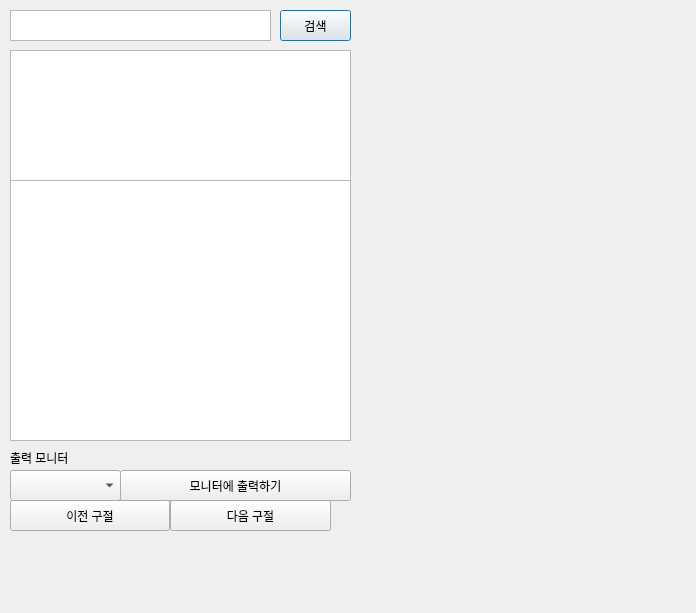
<?xml version="1.0" encoding="UTF-8"?>
<ui version="4.0">
 <class>Dialog</class>
 <widget class="QDialog" name="Dialog">
  <property name="geometry">
   <rect>
    <x>0</x>
    <y>0</y>
    <width>696</width>
    <height>613</height>
   </rect>
  </property>
  <property name="windowTitle">
   <string>Dialog</string>
  </property>
  <widget class="QTextEdit" name="textEdit">
   <property name="geometry">
    <rect>
     <x>10</x>
     <y>10</y>
     <width>261</width>
     <height>31</height>
    </rect>
   </property>
  </widget>
  <widget class="QPushButton" name="pushButton">
   <property name="geometry">
    <rect>
     <x>280</x>
     <y>10</y>
     <width>71</width>
     <height>31</height>
    </rect>
   </property>
   <property name="text">
    <string>검색</string>
   </property>
  </widget>
  <widget class="QListView" name="listView">
   <property name="geometry">
    <rect>
     <x>10</x>
     <y>50</y>
     <width>341</width>
     <height>131</height>
    </rect>
   </property>
  </widget>
  <widget class="QComboBox" name="comboBox">
   <property name="geometry">
    <rect>
     <x>10</x>
     <y>470</y>
     <width>111</width>
     <height>31</height>
    </rect>
   </property>
  </widget>
  <widget class="QLabel" name="label">
   <property name="geometry">
    <rect>
     <x>10</x>
     <y>450</y>
     <width>71</width>
     <height>16</height>
    </rect>
   </property>
   <property name="text">
    <string>출력 모니터</string>
   </property>
  </widget>
  <widget class="QPlainTextEdit" name="plainTextEdit">
   <property name="geometry">
    <rect>
     <x>10</x>
     <y>180</y>
     <width>341</width>
     <height>261</height>
    </rect>
   </property>
  </widget>
  <widget class="QPushButton" name="pushButton_2">
   <property name="geometry">
    <rect>
     <x>120</x>
     <y>470</y>
     <width>231</width>
     <height>31</height>
    </rect>
   </property>
   <property name="text">
    <string>모니터에 출력하기</string>
   </property>
  </widget>
  <widget class="QPushButton" name="pushButton_3">
   <property name="geometry">
    <rect>
     <x>10</x>
     <y>500</y>
     <width>160</width>
     <height>31</height>
    </rect>
   </property>
   <property name="text">
    <string>이전 구절</string>
   </property>
  </widget>
  <widget class="QPushButton" name="pushButton_4">
   <property name="geometry">
    <rect>
     <x>170</x>
     <y>500</y>
     <width>161</width>
     <height>31</height>
    </rect>
   </property>
   <property name="text">
    <string>다음 구절</string>
   </property>
  </widget>
 </widget>
 <resources/>
 <connections/>
</ui>
